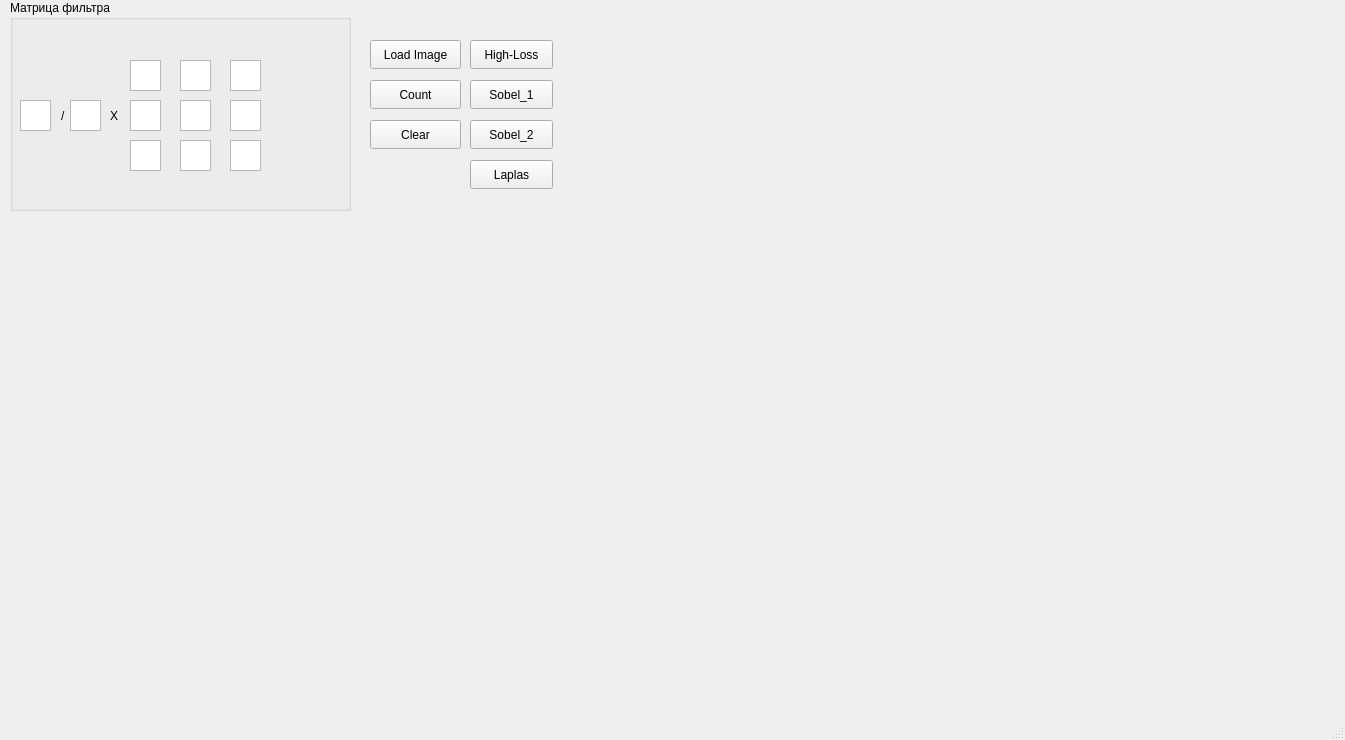
<?xml version="1.0" encoding="UTF-8"?>
<ui version="4.0">
 <class>MainWindow</class>
 <widget class="QMainWindow" name="MainWindow">
  <property name="geometry">
   <rect>
    <x>0</x>
    <y>0</y>
    <width>1345</width>
    <height>740</height>
   </rect>
  </property>
  <property name="windowTitle">
   <string>MainWindow</string>
  </property>
  <widget class="QWidget" name="centralwidget">
   <widget class="QGroupBox" name="groupBox">
    <property name="geometry">
     <rect>
      <x>10</x>
      <y>0</y>
      <width>341</width>
      <height>211</height>
     </rect>
    </property>
    <property name="title">
     <string>Матрица фильтра</string>
    </property>
    <widget class="QTextEdit" name="numerator">
     <property name="geometry">
      <rect>
       <x>10</x>
       <y>100</y>
       <width>31</width>
       <height>31</height>
      </rect>
     </property>
    </widget>
    <widget class="QTextEdit" name="denominator">
     <property name="geometry">
      <rect>
       <x>60</x>
       <y>100</y>
       <width>31</width>
       <height>31</height>
      </rect>
     </property>
    </widget>
    <widget class="QLabel" name="label">
     <property name="geometry">
      <rect>
       <x>51</x>
       <y>100</y>
       <width>20</width>
       <height>31</height>
      </rect>
     </property>
     <property name="text">
      <string>/</string>
     </property>
    </widget>
    <widget class="QLabel" name="label_2">
     <property name="geometry">
      <rect>
       <x>100</x>
       <y>100</y>
       <width>20</width>
       <height>31</height>
      </rect>
     </property>
     <property name="text">
      <string>X</string>
     </property>
    </widget>
    <widget class="QTextEdit" name="m00">
     <property name="geometry">
      <rect>
       <x>120</x>
       <y>60</y>
       <width>31</width>
       <height>31</height>
      </rect>
     </property>
    </widget>
    <widget class="QTextEdit" name="m01">
     <property name="geometry">
      <rect>
       <x>170</x>
       <y>60</y>
       <width>31</width>
       <height>31</height>
      </rect>
     </property>
    </widget>
    <widget class="QTextEdit" name="m02">
     <property name="geometry">
      <rect>
       <x>220</x>
       <y>60</y>
       <width>31</width>
       <height>31</height>
      </rect>
     </property>
    </widget>
    <widget class="QTextEdit" name="m10">
     <property name="geometry">
      <rect>
       <x>120</x>
       <y>100</y>
       <width>31</width>
       <height>31</height>
      </rect>
     </property>
    </widget>
    <widget class="QTextEdit" name="m12">
     <property name="geometry">
      <rect>
       <x>220</x>
       <y>100</y>
       <width>31</width>
       <height>31</height>
      </rect>
     </property>
    </widget>
    <widget class="QTextEdit" name="m11">
     <property name="geometry">
      <rect>
       <x>170</x>
       <y>100</y>
       <width>31</width>
       <height>31</height>
      </rect>
     </property>
    </widget>
    <widget class="QTextEdit" name="m20">
     <property name="geometry">
      <rect>
       <x>120</x>
       <y>140</y>
       <width>31</width>
       <height>31</height>
      </rect>
     </property>
    </widget>
    <widget class="QTextEdit" name="m22">
     <property name="geometry">
      <rect>
       <x>220</x>
       <y>140</y>
       <width>31</width>
       <height>31</height>
      </rect>
     </property>
    </widget>
    <widget class="QTextEdit" name="m21">
     <property name="geometry">
      <rect>
       <x>170</x>
       <y>140</y>
       <width>31</width>
       <height>31</height>
      </rect>
     </property>
    </widget>
   </widget>
   <widget class="QPushButton" name="highLossButton">
    <property name="geometry">
     <rect>
      <x>470</x>
      <y>40</y>
      <width>83</width>
      <height>29</height>
     </rect>
    </property>
    <property name="text">
     <string>High-Loss</string>
    </property>
   </widget>
   <widget class="QPushButton" name="sobelV1Button">
    <property name="geometry">
     <rect>
      <x>470</x>
      <y>80</y>
      <width>83</width>
      <height>29</height>
     </rect>
    </property>
    <property name="text">
     <string>Sobel_1</string>
    </property>
   </widget>
   <widget class="QPushButton" name="laplasButton">
    <property name="geometry">
     <rect>
      <x>470</x>
      <y>160</y>
      <width>83</width>
      <height>29</height>
     </rect>
    </property>
    <property name="text">
     <string>Laplas</string>
    </property>
   </widget>
   <widget class="QLabel" name="inputImage">
    <property name="geometry">
     <rect>
      <x>22</x>
      <y>219</y>
      <width>561</width>
      <height>451</height>
     </rect>
    </property>
    <property name="text">
     <string/>
    </property>
   </widget>
   <widget class="QPushButton" name="loadButton">
    <property name="geometry">
     <rect>
      <x>370</x>
      <y>40</y>
      <width>91</width>
      <height>29</height>
     </rect>
    </property>
    <property name="text">
     <string>Load Image</string>
    </property>
   </widget>
   <widget class="QPushButton" name="countButton">
    <property name="geometry">
     <rect>
      <x>370</x>
      <y>80</y>
      <width>91</width>
      <height>29</height>
     </rect>
    </property>
    <property name="text">
     <string>Count</string>
    </property>
   </widget>
   <widget class="QPushButton" name="clearButton">
    <property name="geometry">
     <rect>
      <x>370</x>
      <y>120</y>
      <width>91</width>
      <height>29</height>
     </rect>
    </property>
    <property name="text">
     <string>Clear</string>
    </property>
   </widget>
   <widget class="QPushButton" name="sobelV2Button">
    <property name="geometry">
     <rect>
      <x>470</x>
      <y>120</y>
      <width>83</width>
      <height>29</height>
     </rect>
    </property>
    <property name="text">
     <string>Sobel_2</string>
    </property>
   </widget>
   <widget class="QLabel" name="outputImage">
    <property name="geometry">
     <rect>
      <x>650</x>
      <y>220</y>
      <width>561</width>
      <height>451</height>
     </rect>
    </property>
    <property name="text">
     <string/>
    </property>
   </widget>
  </widget>
  <widget class="QMenuBar" name="menubar">
   <property name="geometry">
    <rect>
     <x>0</x>
     <y>0</y>
     <width>1345</width>
     <height>25</height>
    </rect>
   </property>
  </widget>
  <widget class="QStatusBar" name="statusbar"/>
 </widget>
 <resources/>
 <connections/>
</ui>
